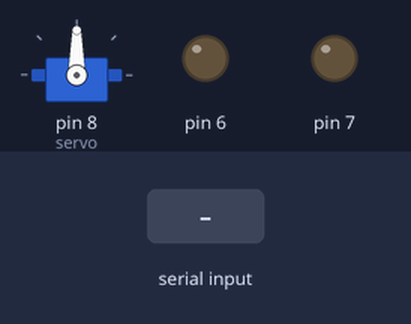
A sketch run on a simulated Arduino Uno, built with avr-gcc and run on an emulated ATmega328P. Parts: servo, output pins drawn as LEDs (lit = HIGH). The inputs (shaded band) are chosen by the test bench. What the sketch prints to the serial monitor is not drawn.

Above: at 1.2 s.
1.3 s: "2\n" received over Serial
2.8 s: "2\n" received over Serial
At 5.3 s:
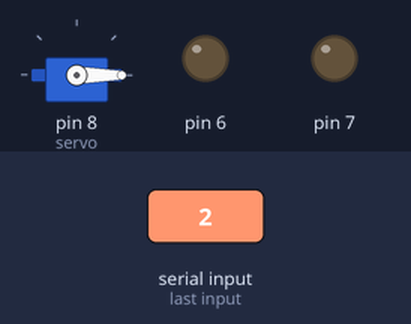
Timing chart, 0 to 6.8 s (numbered marks = the images above; inputs shaded):
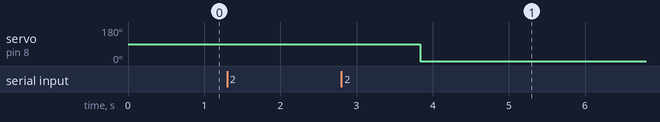

Measured:
- after the input at 1.3 s, every drawn part: stays the same
- after the input at 2.8 s, servo on pin 8 (servo): 90° → 0° after 1.0 s

The sketch:

EGR107_Sec006_English_LA4.ino
```cpp
/***********************************************************************

Author: Nicholas English
Course: EGR-107-006
Assignment: Learning Activity 4
Date of Completion: 2/14/2018
Program Name: EGR107_Sec006_English_LA4
Inputs: Equipment, Direction, Speed
Outputs: Moves the motor/servos in a particular direction and at a
  specified speed.
Description: The user input what type of equipment he/she is using, the
  desired direction, and the desired speed. The program then runs the
  hardware accordingly to what the user specified.

***********************************************************************/

#include <Servo.h>

/* Global variable(s) */
Servo servo;
char Direction;
int Speed;

void setup() {
  // Initialize serial communications at 9600 bps:
  Serial.begin(9600);
  pinMode(6,OUTPUT);
  pinMode(7,OUTPUT);
  pinMode(8,OUTPUT);
  servo.attach(8);

}

void loop() {

  /* Gets user input. */
  Serial.println("What are you running?");
  Serial.println("Enter 1 for DC Motor.");
  Serial.println("Enter 2 for Continuous Servo.");
  Serial.println("Enter 3 for Postionion Servo.\n");

  int choice = Serial.parseInt();

  /* Checks for valid user input. */
  if(choice != 1 && choice != 2 && choice != 3) {
    Serial.println("\nInvalid choice! Defaulting to DC Motor.\n");
    choice = 1;
  }

  /* Cases run depending on what chouce was selected. */
  switch( choice ) {
    case 1:
      dcMotor;
      break;

    case 2:
      contServo();
      break;

    case 3:
      posServo;
      break;

    default:      // Only here if code some how fails and reaches it.
      dcMotor();
      Serial.println("ERROR 01 - See developer/IT if you see this statement!");
      break;
  }
}

void getDirectionAndSpeed() {
    /* Gets the direction of the motor from the user. */
  Serial.println("Enter 'F' for forwards OR enter 'B' for backwards:\t");
  Direction = Serial.read();

  if(Direction == 'f')
    Direction = 'F';

  if(Direction == 'b');
    Direction = 'B';

  /* Checks for valid user input. */
  if( Direction != 'F' && Direction != 'B' ) {
    Serial.println("Input was invalid! Setting direction to forward.");
    Direction = 'F';
  }

  /* Gets the speed of the motor from the user. */
  Serial.println("Please enter a value 0-9 for the speed:\t");
  int Speed = Serial.parseInt();

  /* Checks for valid user input. */
  if( Speed < 0 || Speed > 9) {
    Serial.println("Input was invalid! Setting speed to 4.");
    Speed = 4;
  }

  Speed = ( 28 * Speed);
}

void dcMotor() {
  getDirectionAndSpeed();
  dcMotor_DirectionAndSpeed( Direction, Speed );
}

void contServo() {
  getDirectionAndSpeed();

  int incSpeed = Speed / 5;
  int i;

  for(i = 1; i <= 5; i++) {
    if(Direction == 'F')
      Speed = 90 + ( incSpeed * i );

    if(Direction == 'B')
      Speed = 90 - ( incSpeed * i );

    servo.write(Speed);
  }
}

void posServo() {
  int angle;
  int i;

  /* Gets user input. */
  Serial.println("What angle would you like this Servo to run to?");
  Serial.println("Please select an angle between 0 and 180, and that is a mutliple of 10:\t");

  angle = Serial.parseInt();

  /* Checks user input. */
  if( angle < 0 || angle > 180 ) {
    Serial.println("\nInvalid input. Defaulting 90*");
    angle = 90;
  }

  /* Increments 10* until it reaches the desired angle. */
  for(i = 0; i <= 180; i = i + 10) {
    servo.write(i);
    delay(500);
  }
}

void dcMotor_DirectionAndSpeed( char Direction, int currentSpeed ) {

  if(Direction == 'F' ) {

    // Speeds up the motor
    analogWrite(6, (255 - currentSpeed) ); //Controls a PWM signal on pin 6
    digitalWrite(13,LOW);
    //Set direction "Forward"
    Serial.println("Moving forwards!");
    digitalWrite(7,HIGH);
    digitalWrite(8,LOW);
  }

  else if(Direction == 'B' ) {
    analogWrite(6, currentSpeed); //Controls a PWM signal on pin 6
    Serial.println("Moving backwards!");
    digitalWrite(7,LOW);
    digitalWrite(8,HIGH);
  }

  else {
    Serial.println("ERROR! SOMETHING HAS GONE WRONG! EMERGENCY STOP!");
    stopMotor();
  }
}

void stopMotor() {
  Serial.println("Stopping motor!");
  analogWrite(6,0); //Controls a PWM signal on pin 6
  digitalWrite(7,LOW);
  digitalWrite(8,LOW);
}
```
